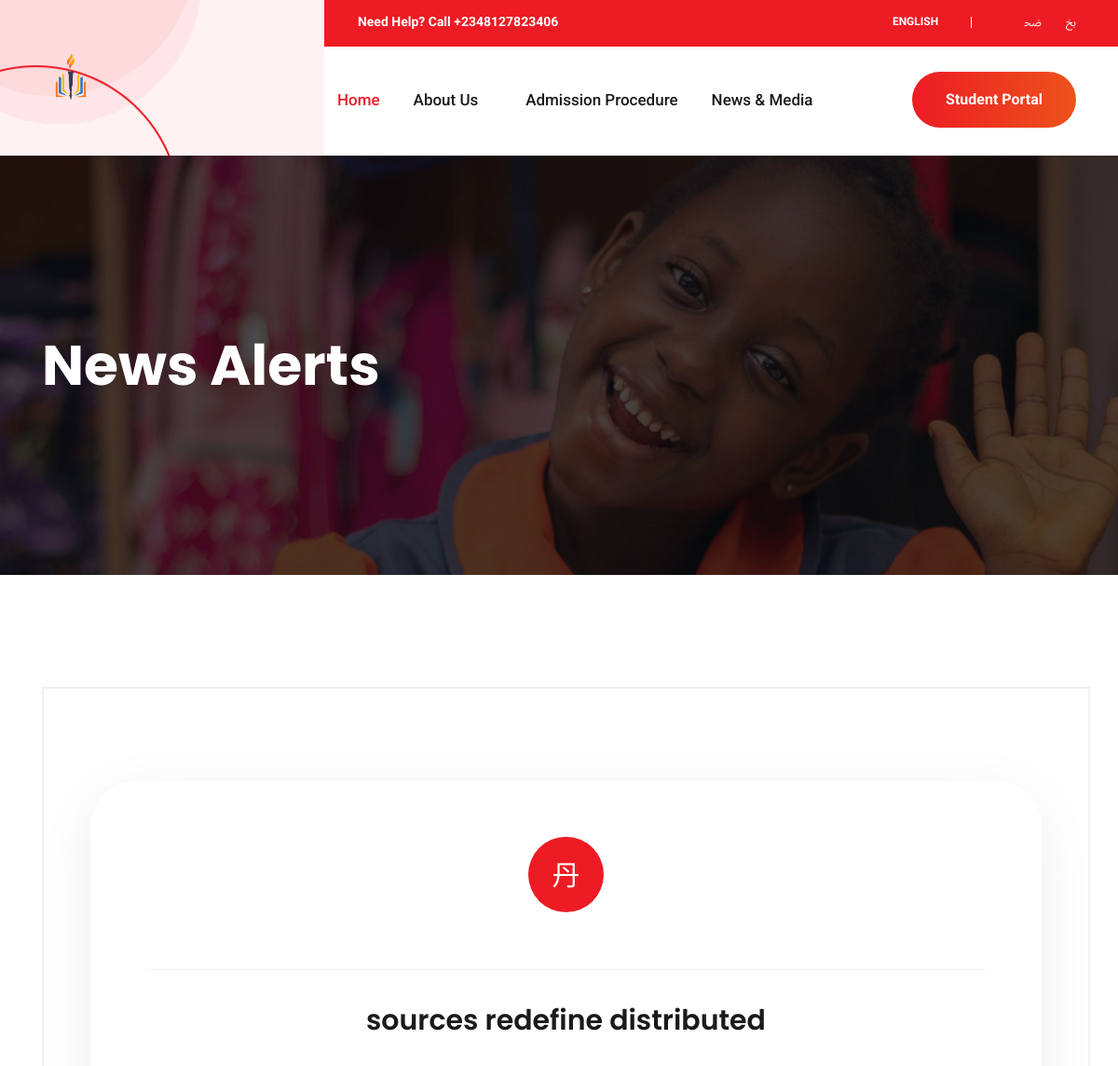
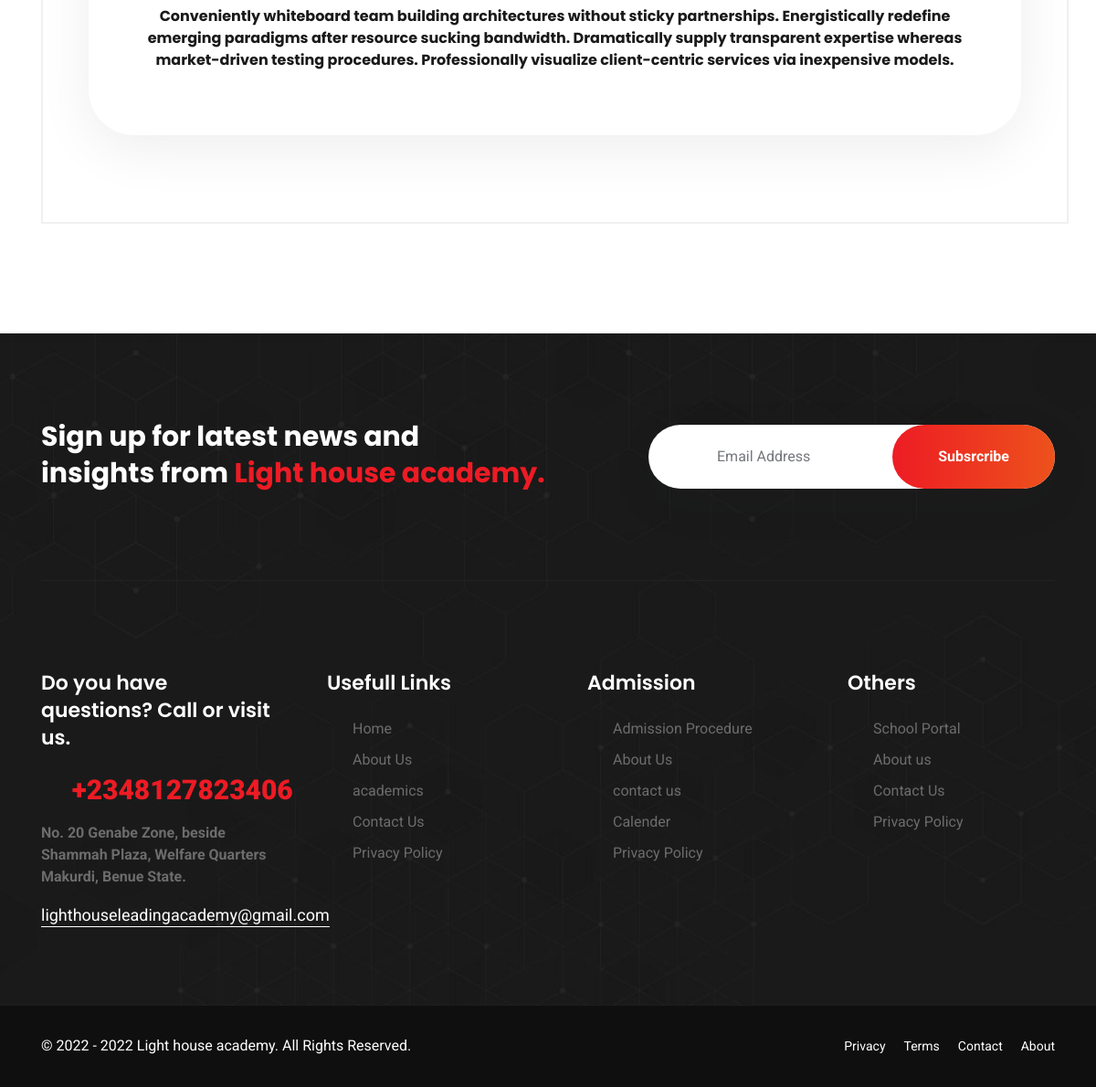
/blog_read.php, run on the app's committed database (2 pictures, top to bottom).
### tables this page shows
CREATE TABLE IF NOT EXISTS `images` (
  `id` int(11) NOT NULL AUTO_INCREMENT,
  `file_name` varchar(100) NOT NULL,
  `uploaded_on` datetime DEFAULT NULL,
  `groupid` text,
  `title` text NOT NULL,
  `details` text NOT NULL,
  `category` int(2) NOT NULL DEFAULT '0',
  PRIMARY KEY (`id`)
);

### blog_read.php (the view, shortened to what this page needs)
<!DOCTYPE html>
<html lang="en">
<head>
<link rel="stylesheet" href="assets/css/bootstrap.css" />
<link rel="stylesheet" href="assets/css/animate.css" />
<link rel="stylesheet" href="assets/css/themewar-font.css" />
<link rel="stylesheet" href="assets/css/quera-icon.css" />
<link rel="stylesheet" href="assets/css/owl.carousel.min.css">
<link rel="stylesheet" href="assets/css/owl.theme.default.min.css">
<link rel="stylesheet" href="assets/css/jquery.datetimepicker.min.css">
<link rel="stylesheet" href="assets/css/nice-select.css">
<link rel="stylesheet" href="assets/css/lightcase.css">
<link rel="stylesheet" type="text/css" href="assets/css/settings.css">
<link rel="stylesheet" href="assets/css/preset.css" />
<link rel="stylesheet" href="assets/css/ignore_for_wp.css" />
<link rel="stylesheet" href="assets/css/theme.css" />
<link rel="stylesheet" href="assets/css/responsive.css" />
</head>
<body>
<?php include "header2.php";?>
<section class="page_banner" style="background-image: url(assets/images/bg/banner.jpg);">
<div class="container largeContainer">
<div class="row">
<div class="col-md-6">
<h2 class="banner-title">News Alerts</h2>
</div>
</div>
</div>
</section>
<section class="singleBlog">
<div class="container largeContainer">
<div class="row">
<div class="col-lg-12">
<div class="sic_details clearfix">
<div class="sic_the_content clearfix">
 <?php include 'cms/dbConfig.php';
                    $query = $db->query("SELECT * FROM images where category='0' GROUP BY groupid ORDER BY uploaded_on DESC");
                    if($query->num_rows > 0){
                        while($row = $query->fetch_assoc()){
                        ?>
                        <blockquote class="wp-block-quote">
                        	<h2 class="bshead"><?php echo $row['title'];?></h2>
<h6>
<?php echo $row['details'];?></h6>
</blockquote>
                        <?php }
                    }else{ ?>
                        <p>No Post found...</p>
                <?php } ?>
</div>
</div>
</div>
</div>
</div>
</section>
<?php include "footer.php";?>
</body>
</html>

### header2.php (shortened to what this page needs)
<strong>
<header class="header01 isSticky">
<div class="container largeContainer">
<div class="row">
<div class="col-lg-3 col-md-4">
<div class="logo">
<a href="index.php"><img src="assets/images/logo2.png" height="100px" width="auto" alt="Dgita"></a>
</div>
</div>
<div class="col-lg-9 col-md-8">
<div class="topbar">
<p><i class="twi-bolt"></i>Need Help? Call +2348127823406</p>
<div class="tpRight">
<a class="lang" href="javascript:void(0);"><i class="twi-globe2"></i>English</a>
<div class="tpSocail">
<a href="javascript:void(0);"><i class="twi-facebook-f"></i></a>
<a href="javascript:void(0);"><i class="twi-twitter"></i></a>
<a href="javascript:void(0);"><i class="twi-instagram"></i></a>
</div>
</div>
</div>
<div class="navbar01">
<nav class="mainMenu">
<ul>
<li class=" current-menu-item">
<a href="index.php">Home</a>
</li>
<li class="menu-item-has-children">
<a href="javascript:void(0);">About Us</a>
</li>
<li>
<a href="admission.php">Admission Procedure</a>
</li>
<li class="menu-item-has-children">
<a href="javascript:void(0);"> News & Media</a>
</li>
</ul>
</nav>
<div class="accessNav">
<a href="" class="qu_btn">Student portal</a>
</div>
</div>
</div>
</div>
</div>
</header>
</strong>

### footer.php
<footer class="footer_01">
<div class="container largeContainer">
<div class="row">
<div class="col-lg-7 col-md-6">
 <h2 class="secTitle">Sign up for latest news and<br> insights from <span>Light house academy.</span></h2>
</div>
<div class="col-lg-5 col-md-6">
<div class="SubsrcribeForm">
<form class="yikes-easy-mc-form" action="#" method="post">
<input type="email" name="EMAIL" placeholder="Email Address">
<button class="yikes-easy-mc-submit-button" type="submit">Subsrcribe</button>
</form>
</div>
</div>
</div>
<div class="row">
<div class="col-lg-12"><div class="fdivider"></div></div>
</div>
<div class="row">
<div class="col-md-6 col-lg-3">
<div class="aboutWidget">
<h5>Do you have questions? Call or visit us.</h5>
<div class="phone"><i class="twi-phone"></i>+2348127823406</div>
<p>No. 20 Genabe Zone, beside Shammah Plaza,
Welfare Quarters Makurdi, Benue State.</p>
<a href=""><span class="__cf_email__" >lighthouseleadingacademy@gmail.com</span></a>
</div>
</div>
<div class="col-md-6 col-lg-3">
<div class="widget PL28">
<h3 class="widget_title">Usefull Links</h3>
<ul class="menu">
<li><a href="index.php">Home</a></li>
<li><a href="about.php">About Us</a></li>
<li><a href="academics.php">academics</a></li>
<li><a href="contact.php">Contact Us</a></li>
<li><a href="javascript:void(0);">Privacy Policy</a></li>
</ul>
</div>
</div>
<div class="col-md-6 col-lg-3">
<div class="widget PL28">
<h3 class="widget_title">Admission</h3>
<ul class="menu">
<li><a href="admission.php">Admission Procedure</a></li>
<li><a href="academics.php">About Us</a></li>
<li><a href="contact.php">contact us</a></li>
<li><a href="javascript:void(0);">Calender</a></li>
<li><a href="javascript:void(0);">Privacy Policy</a></li>
</ul>
</div>
</div>
<div class="col-md-6 col-lg-2">
<div class="widget PL28">
<h3 class="widget_title">Others</h3>
<ul class="menu">
<li><a href="javascript:void(0);">School Portal</a></li>
<li><a href="about.php">About us</a></li>
<li><a href="contact.php">Contact Us</a></li>
<li><a href="javascript:void(0);">Privacy Policy</a></li>
</ul>
</div>
</div>
</div>
</div>
</footer>
<section class="fcopyright">
<div class="container largeContainer">
<div class="row">
<div class="col-md-6">
<p>© 2022 - 2022 Light house academy. All Rights Reserved.</p>
</div>
<div class="col-md-6">
<div class="copyMenu">
<ul>
<li><a href="javascript:void(0);">Privacy</a></li>
<li><a href="javascript:void(0);">Terms</a></li>
<li><a href="javascript:void(0);">Contact</a></li>
<li><a href="javascript:void(0);">About</a></li>
</ul>
</div>
</div>
</div>
</div>
</section>

### assets/css/ignore_for_wp.css (style rules this page uses)
.fdivider { border-top: 1px solid #232323; margin: 97px 0 97px; }
.PL28 { padding-left: 28px; }

### assets/css/responsive.css (style rules this page uses)
@media (min-width: 1200px) and (max-width: 1700px) { .header01:after, .header01:before { width: 71%; } }

### blog_read.php (style rules this page uses)
h6 { text-align: center; }

### data on the page
images: title "sources redefine distributed", details "Conveniently whiteboard team building architectures without sticky partnerships. Energistically redefine emerging paradigms after resource sucking bandwidth. Dramatically supply transparent expertise whereas market-driven testing procedures. Professionally visualize client-centric services via inexpensive models."
